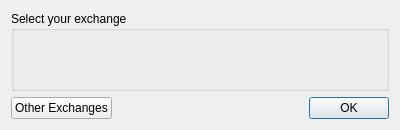
<?xml version="1.0" encoding="UTF-8"?>
<ui version="4.0">
 <class>FeaturedExchangesDialog</class>
 <widget class="QDialog" name="FeaturedExchangesDialog">
  <property name="geometry">
   <rect>
    <x>0</x>
    <y>0</y>
    <width>400</width>
    <height>130</height>
   </rect>
  </property>
  <property name="windowTitle">
   <string>Featured Exchanges</string>
  </property>
  <property name="styleSheet">
   <string notr="true"/>
  </property>
  <layout class="QGridLayout" name="gridLayout">
   <item row="1" column="3">
    <widget class="QPushButton" name="okButton">
     <property name="accessibleName">
      <string>OK</string>
     </property>
     <property name="text">
      <string>OK</string>
     </property>
    </widget>
   </item>
   <item row="1" column="1">
    <spacer name="horizontalSpacer">
     <property name="orientation">
      <enum>Qt::Horizontal</enum>
     </property>
     <property name="sizeHint" stdset="0">
      <size>
       <width>40</width>
       <height>20</height>
      </size>
     </property>
    </spacer>
   </item>
   <item row="1" column="0">
    <widget class="QPushButton" name="otherExchangesButton">
     <property name="accessibleName">
      <string>OTHER_EXCHANGES</string>
     </property>
     <property name="text">
      <string>Other Exchanges</string>
     </property>
    </widget>
   </item>
   <item row="0" column="0" colspan="4">
    <widget class="QGroupBox" name="groupBoxExchange">
     <property name="minimumSize">
      <size>
       <width>0</width>
       <height>0</height>
      </size>
     </property>
     <property name="accessibleName">
      <string>SELECT_YOUR_EXCHANGE</string>
     </property>
     <property name="styleSheet">
      <string notr="true"/>
     </property>
     <property name="title">
      <string>Select your exchange</string>
     </property>
     <layout class="QGridLayout" name="gridLayoutExchange">
      <property name="margin">
       <number>15</number>
      </property>
      <property name="spacing">
       <number>10</number>
      </property>
     </layout>
    </widget>
   </item>
  </layout>
 </widget>
 <layoutdefault spacing="6" margin="11"/>
 <tabstops>
  <tabstop>otherExchangesButton</tabstop>
  <tabstop>okButton</tabstop>
 </tabstops>
 <resources/>
 <connections/>
</ui>
